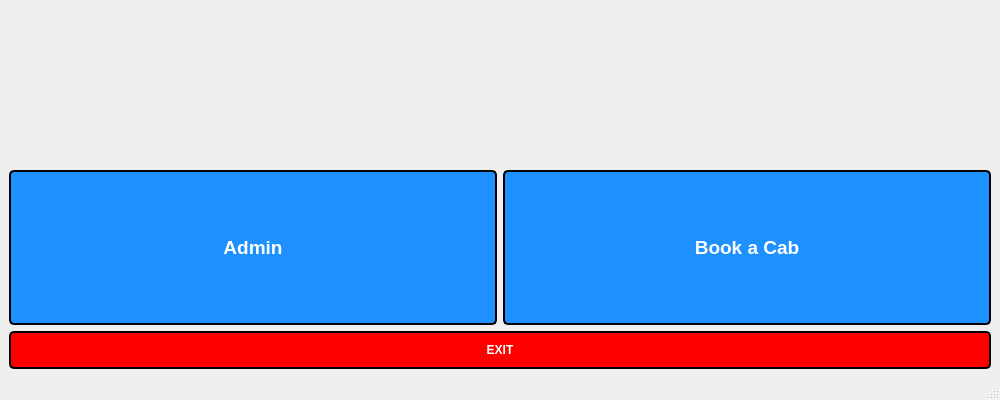
<?xml version="1.0" encoding="UTF-8"?>
<ui version="4.0">
 <class>MainWindow</class>
 <widget class="QMainWindow" name="MainWindow">
  <property name="geometry">
   <rect>
    <x>0</x>
    <y>0</y>
    <width>1000</width>
    <height>400</height>
   </rect>
  </property>
  <property name="windowTitle">
   <string>SoE Cabs</string>
  </property>
  <property name="styleSheet">
   <string notr="true">QPushButton {
  background-color: #1E90FF;
  color: white;
  border-radius: 5px;
  padding: 10px;
  font-weight: bold;
  border: 2px solid black;
}

QPushButton:hover {
  background-color: rgb(166, 98, 200);
  font-style: italic;
  border: 2px solid white;
color:black;
}

QPushButton:pressed {
  background-color: #008080;
  font-weight: bold;
  color: white;
  border: 2px solid white;
}
</string>
  </property>
  <widget class="QWidget" name="centralwidget">
   <layout class="QGridLayout" name="gridLayout">
    <item row="0" column="0" colspan="2">
     <widget class="QLabel" name="label_pic">
      <property name="text">
       <string/>
      </property>
     </widget>
    </item>
    <item row="1" column="1">
     <widget class="QPushButton" name="pushButton_customer">
      <property name="sizePolicy">
       <sizepolicy hsizetype="Minimum" vsizetype="Preferred">
        <horstretch>0</horstretch>
        <verstretch>0</verstretch>
       </sizepolicy>
      </property>
      <property name="font">
       <font>
        <pointsize>14</pointsize>
        <bold>true</bold>
       </font>
      </property>
      <property name="text">
       <string>Book a Cab</string>
      </property>
     </widget>
    </item>
    <item row="1" column="0">
     <widget class="QPushButton" name="pushButton_admin">
      <property name="sizePolicy">
       <sizepolicy hsizetype="Minimum" vsizetype="Preferred">
        <horstretch>0</horstretch>
        <verstretch>0</verstretch>
       </sizepolicy>
      </property>
      <property name="font">
       <font>
        <pointsize>14</pointsize>
        <bold>true</bold>
       </font>
      </property>
      <property name="text">
       <string>Admin</string>
      </property>
     </widget>
    </item>
    <item row="2" column="0" colspan="2">
     <widget class="QPushButton" name="pushButton_exit">
      <property name="styleSheet">
       <string notr="true">QPushButton {
  background-color: red;
  color: white;
  border-radius: 5px;
  padding: 10px;
  font-weight: bold;
  border: 2px solid black;
}

QPushButton:hover {
  background-color: rgb(166, 98, 200);
  font-style: italic;
  border: 2px solid white;
color:black;
}

QPushButton:pressed {
  background-color: #008080;
  font-weight: bold;
  color: white;
  border: 2px solid white;
}
</string>
      </property>
      <property name="text">
       <string>EXIT</string>
      </property>
     </widget>
    </item>
   </layout>
  </widget>
  <widget class="QMenuBar" name="menubar">
   <property name="geometry">
    <rect>
     <x>0</x>
     <y>0</y>
     <width>1000</width>
     <height>26</height>
    </rect>
   </property>
  </widget>
  <widget class="QStatusBar" name="statusbar"/>
 </widget>
 <resources/>
 <connections>
  <connection>
   <sender>pushButton_exit</sender>
   <signal>clicked()</signal>
   <receiver>MainWindow</receiver>
   <slot>close()</slot>
   <hints>
    <hint type="sourcelabel">
     <x>326</x>
     <y>321</y>
    </hint>
    <hint type="destinationlabel">
     <x>326</x>
     <y>340</y>
    </hint>
   </hints>
  </connection>
 </connections>
</ui>
